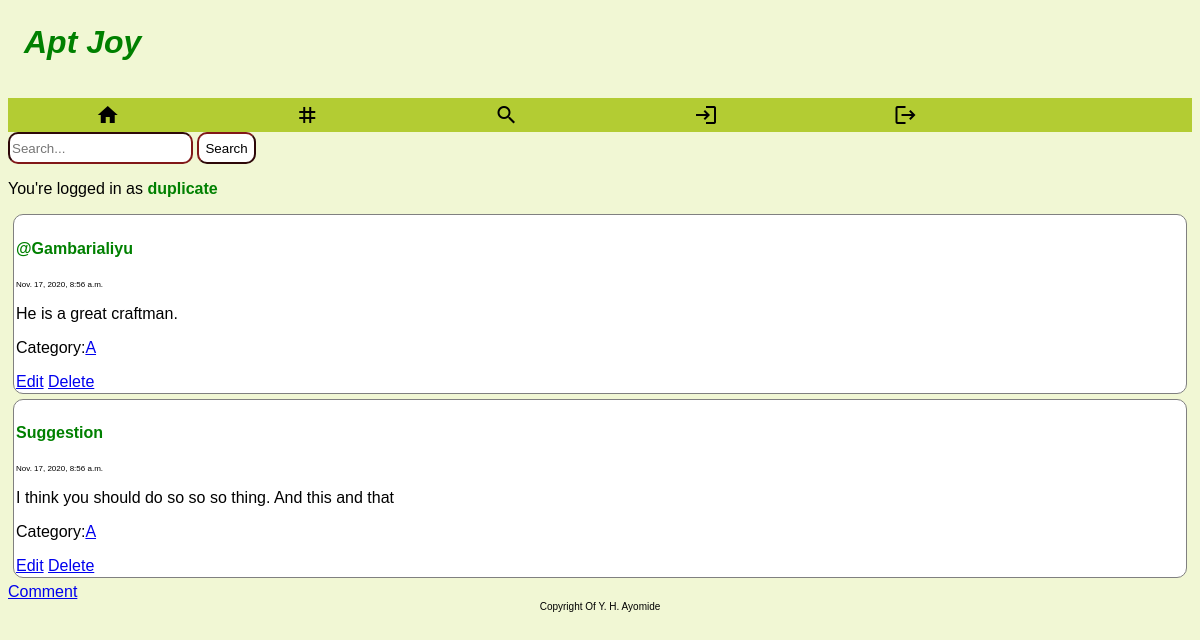
/tags/b/ (signed in), run on the app's committed database.
### dup10/models.py (models this page shows, shortened)
class Flower(models.Model):
    title = models.CharField(max_length=255, default= "")
    description = models.TextField(default='')
    slug = models.SlugField(blank=True, default='')
    category = models.ForeignKey(Category, null=True, on_delete=models.PROTECT)
    tags = models.ManyToManyField(Tag)
    added = models.DateTimeField(default= dt.datetime.now())
    comments = models.ManyToManyField(Comments)

class Category(models.Model):
    title = models.CharField(max_length=255, default='')
    def __str__(self):
        return self.title

### dup10/views.py (the view)
# urls.py: path('tags/<slug:slug>/', myapp_views.tags, name='tags'),
def tags(request, slug=None):
    flowers = Flower.objects.filter(tags__slug=slug)
    return render(request, 'dup10/index.html', {'flowers':flowers })

### dup10/templates/dup10/index.html
{% extends 'base/base.html' %}
{% load static %}
{% block content %}
<div class="card-columns">
{% for flower in flowers %}
    <div class="card">
        <div class="card-body">
            <h5 class="card-title"><a href = "{% url 'detail' flower.slug %}">{{ flower.title }}</a></h5> <p class="datetime">{{flower.added}}</p>
            <p class="card-text">{{ flower.description | truncatechars:100 }}</p>
            <p>Category:<a href="#" class="card-link">{{ flower.category }}</a> </p>
            {% if perms.hay_app01.change_flower %}
                <a href="{% url 'edit' pk=flower.pk %}">Edit</a>
            {% endif %}
        {% if perms.hay_app01.change_flower %}
            <a href="{% url 'delete' pk=flower.pk %}" class="card-link">Delete</a>
        {% endif %}
       </div>
    </div>
{% endfor %}
<a href="flowe/create/">Comment</a>
</div>
{% endblock %}

### base/templates/base/base.html (shortened to what this page needs)
{% load static%}<link rel="stylesheet" href="{% static 'base/css/site.css'%}">
<!DOCTYPE html>
<html lang="en">
<head>
</head>
<body>
    <h1 class="head1"><i>Apt Joy</i></h1>
    <nav>
        <div class="navar">
            <a href="{% url 'index' %}"><i class="material-icons">home</i></a>
            <a href=""><i class="material-icons">tag</i></a>
            <a href=""><i class=material-icons>search</i></a>
            <a href="{% url 'account_login' %}"><i class="material-icons">login</i></a>
            <a href="{% url 'account_logout' %}"><i class="material-icons">logout</i></a>
        </div>
        <form action="/" method="get" class="form-inline mt-2 mt-md-0">
            <input id="q" name="q" value="{{ request.GET.q }}" class="for" type="text" placeholder="Search..." aria-label="Search">
            <button class="fo" type="submit">Search</button>
        </form>
    </nav>
    <p>You're logged in as <strong class ="loguser">{{user}}</strong></p>
    <div>
        {% block content %}{% endblock %}
    </div>
</body>
<footer class="footer">
    <div>
        <span>
            Copyright Of Y. H. Ayomide
        </span>
    </div>
</footer>
</html>

### base/static/base/css/site.css (style rules this page uses)
body { padding-top: none; background-color: hsl(70,70%,90%); font-family:sans-serif; }
h1 { color: green; padding: 1rem; }
.head1 { font-size:2rem; }
h5 a { text-decoration:none; color:green; font-style:sans-serif; font-size:1rem; }
.footer { text-align: center; font-size: 10px; padding:None; }
.for { height:2rem; border-radius:10px; border-color:hsl(0,68%,30%); }
.fo { height:2rem; border-radius:10px; border-color:hsl(0,68%,30%); background-color:hsl(150,100%,100%); }
.card-body { box-sizing:border-box; border-radius:5px; }
.card { background-color:white; border:1px solid gray; border-radius:10px; margin:5px; padding:2px; }
.navar { list-style-type: none; margin:0; padding:0; display:block; background-color:hsl(70,60%,50%); overflow:hidden; }
.navar a { float: left; color: black; text-align: center; padding: 5px 5px; text-decoration: none; font-size: 17px; width:16%; }
.datetime { font-size: 0.5rem; }
.loguser { color:green; }

### data on the page
Flower: title "@Gambarialiyu", added "Nov. 17, 2020, 8:56 a.m.", description "He is a great craftman.", category "A"
Flower: title "Suggestion", added "Nov. 17, 2020, 8:56 a.m.", description "I think you should do so so so thing. And this and that", category "A"

### other printed values
{{ user }} "duplicate"
